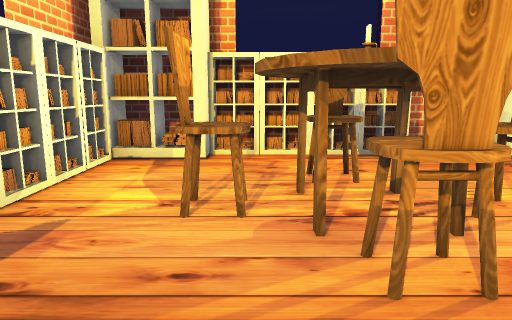
view 1 (above)

19 first-person views from a walk through a 3-D level made in the Unity game engine. The camera is 1.2 m above the floor, tilts 10° down and sees 70° across. The floor is counted in squares, 1 m on a side. Each view is taken from the middle of a square. On the plan, view 1 faces up. The plan holds only what a view shows up to about 15 squares ahead; the rest is blank. The player is left out. Some surface patterns are stand-ins.

view 2
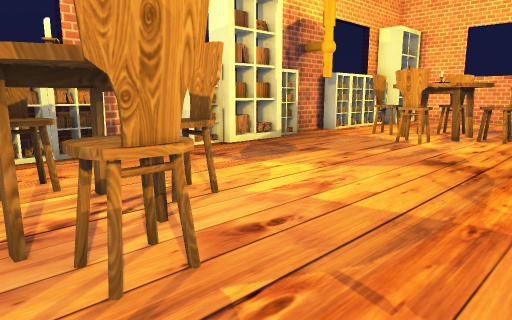

view 3
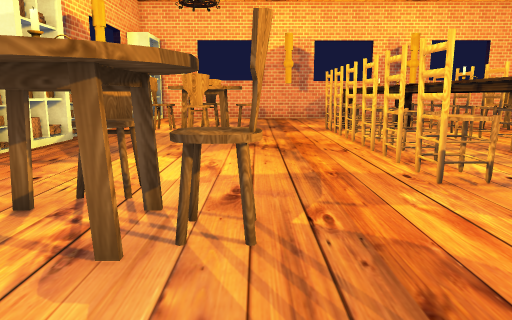

view 4
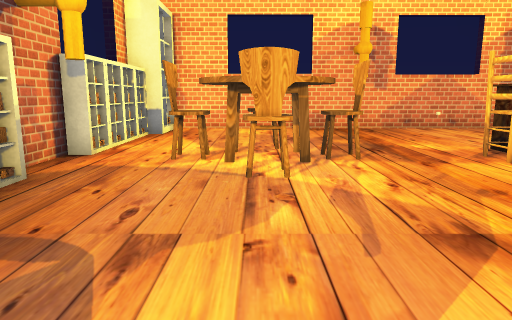

view 5
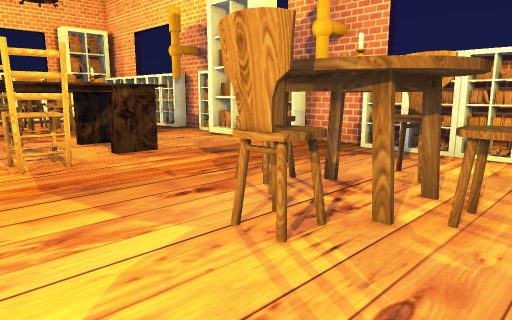

view 6
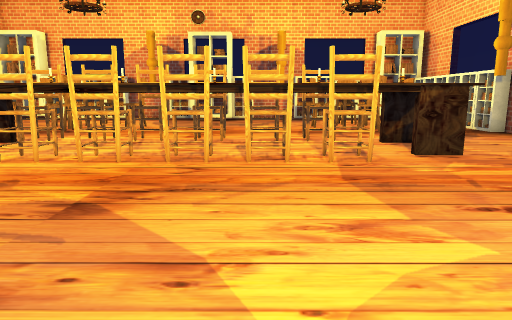

view 7
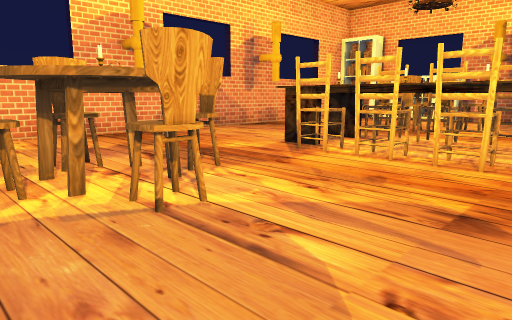

view 8
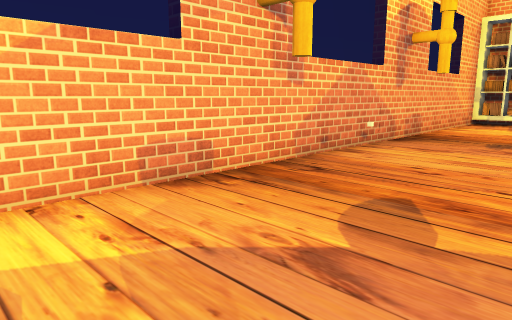

view 9
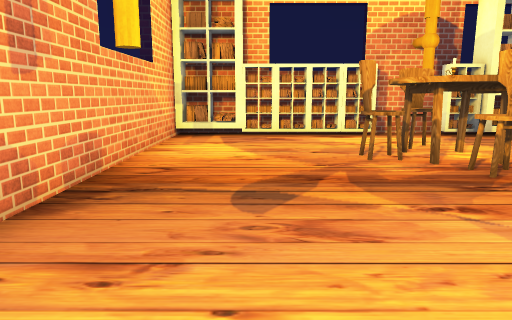

view 10
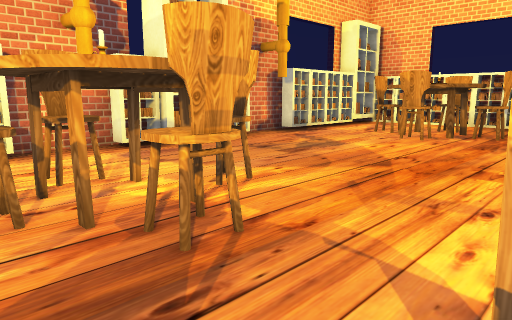

view 11
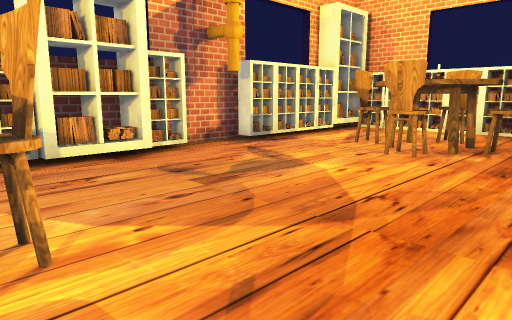

view 12
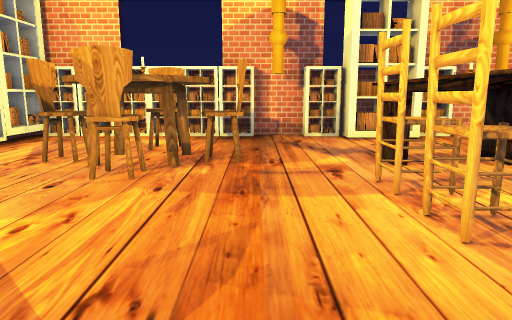

view 13
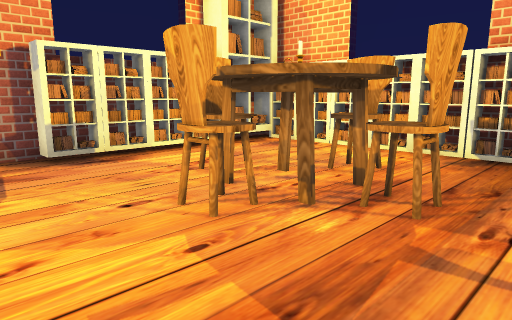

view 14
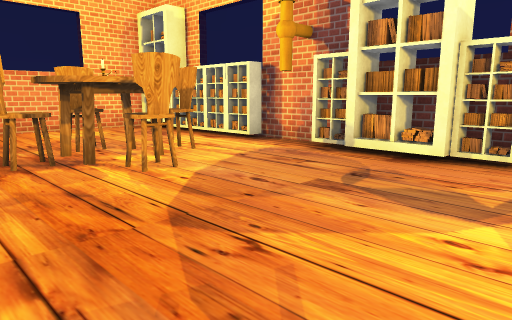

view 15
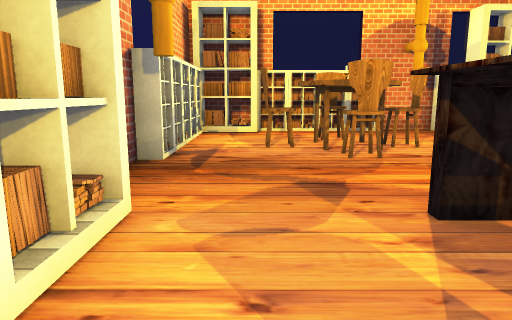

view 16
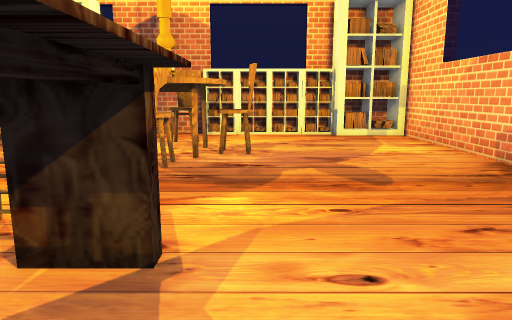

view 17
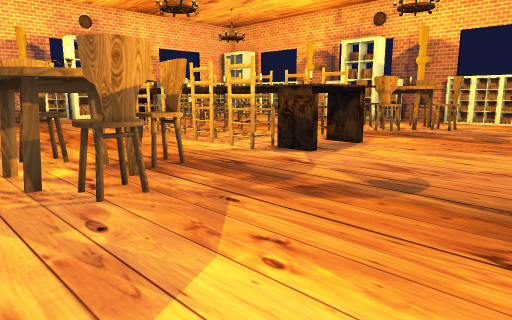

view 18
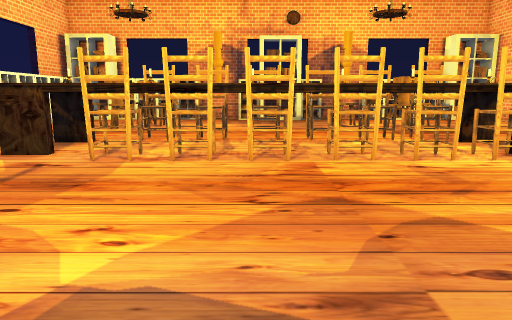

view 19
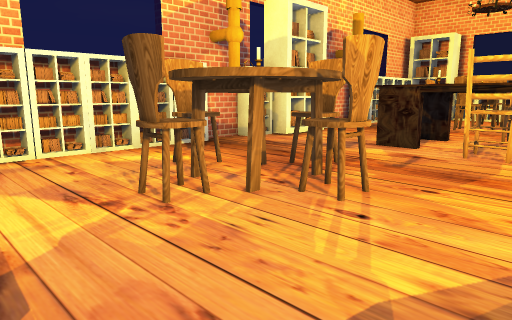

### Floor plan
Key: @ floor where view 1 was taken; # wall or solid block; . floor; ^ raised ledge; B bookshelf; C chair; T table; H chandelier; O other object.
Columns run from 4 left of view 1 to 18 right of it. Each row starts with its distance up from view 1.
  8  ###BBBB##BB#B##BBBB###
  7  #BB.......BB.......BB#
  6  B....................#
  5  B...CT........CC.....#
  4  B.CCHCC.....CCOCC....#
  3  B..TTT.......TTT.....#
  2  B...C.........C......#
  1 #.....................#
  0 #...@.................#
 -1  B.....C.CC.CCCC......#
 -2  B...^O O O^O OO^.....#
 -3  B...^O^^^^^O^^^^.....#
 -4  B.....C.CC.CCCC......#
 -5 #.....................#
 -6 ##...C.........C......#
 -7  B...CT........CT.....#
 -8  B.CCOCC.....CCHCC....#
 -9  B..TCT........CT.....#
-10  B...C.........C......#
-11  B....................#
-12  BBBBBBB..BBBB..BBBBBB#
-13  #B ################B##

Positions as (right, up) in squares from view 1, and headings:
1: (0, 0), facing up
2: (0, 0), facing up-right
3: (-2, 2), facing right
4: (4, 4), facing right
5: (5, 6), facing down-left
6: (5, 6), facing down
7: (6, 6), facing down-right
8: (13, 5), facing down-right
9: (15, -1), facing down
10: (13, -4), facing down-left
11: (10, -5), facing down-left
12: (8, -6), facing left
13: (5, -5), facing down-left
14: (4, -5), facing down-right
15: (-1, -5), facing up
16: (13, -4), facing up
17: (17, -10), facing up-left
18: (6, -11), facing up
19: (5, -12), facing up-left
